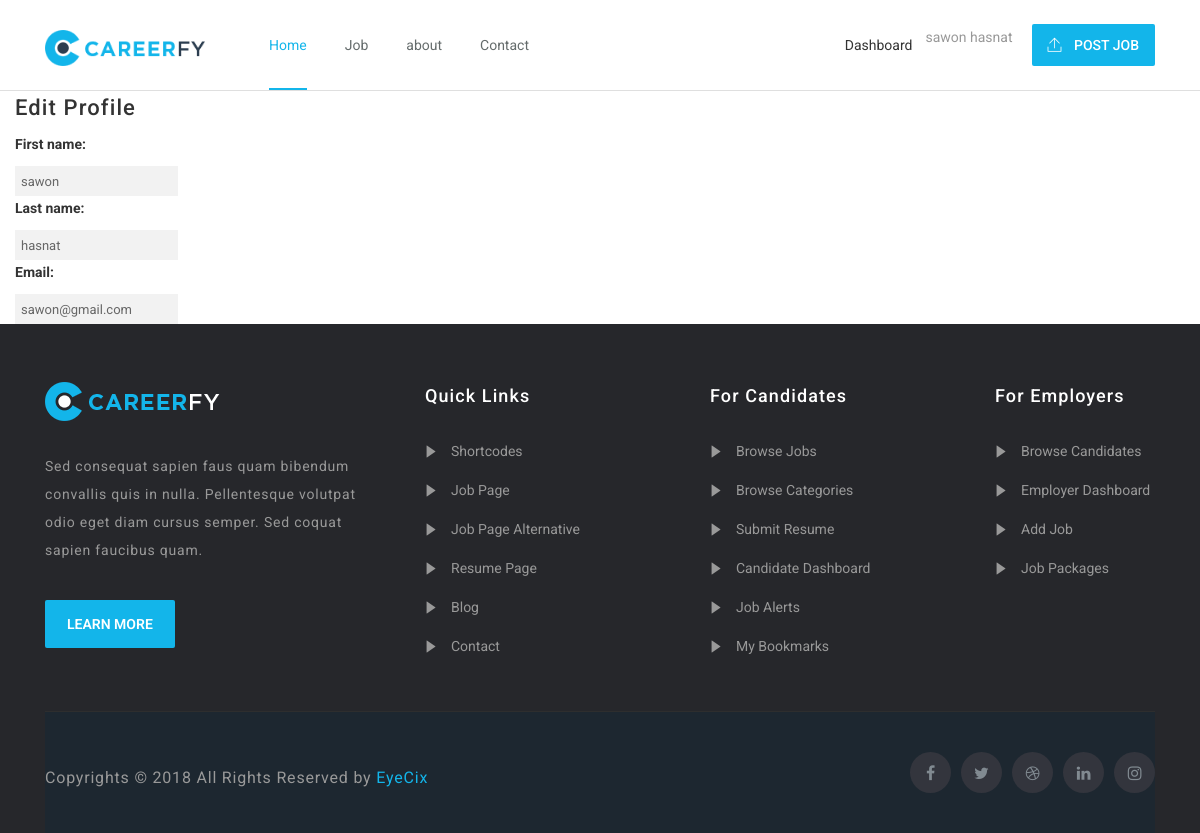
Page /employee/profile/update (signed in) on the earlier database version.
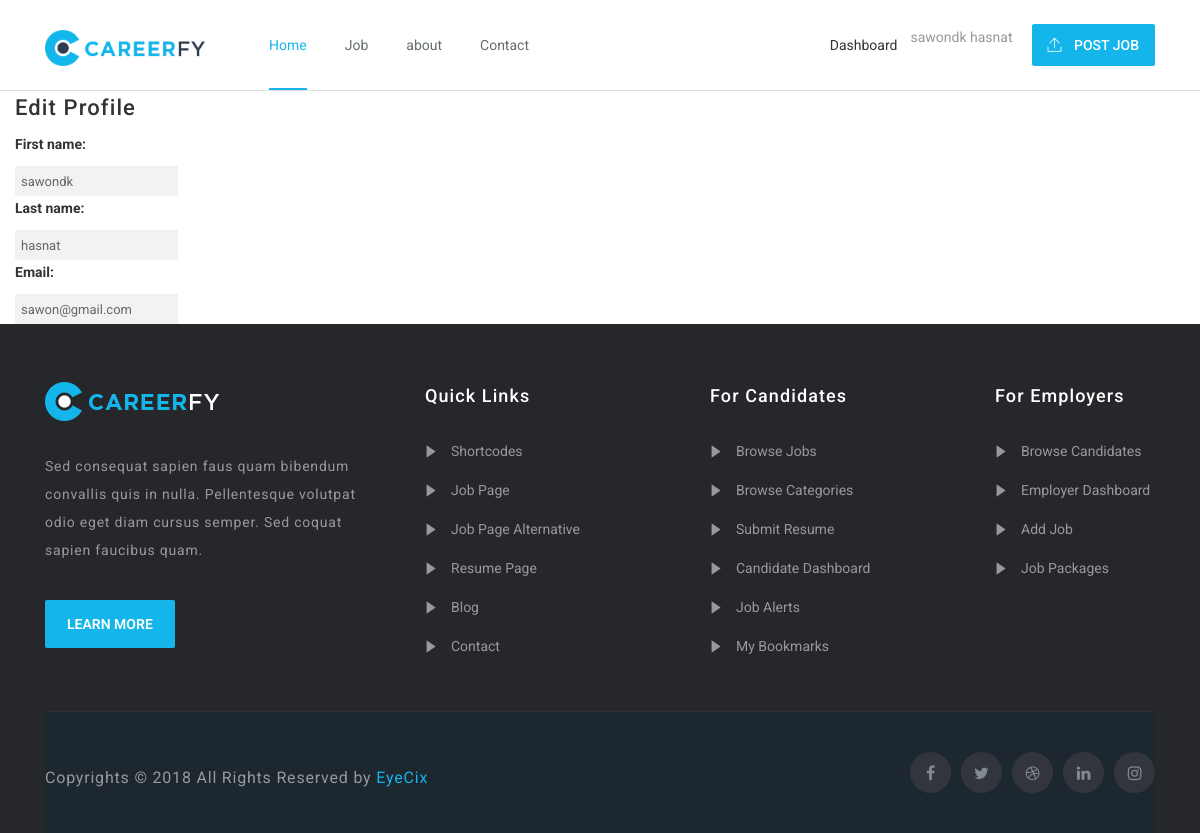
Same page on the later database version.
### account/models.py (models this page shows, shortened)
class User(AbstractUser):
    username = None
    role = models.CharField(max_length=12, error_messages={
        'required': "Role must be provided"
    })
    gender = models.CharField(max_length=10, blank=True, null=True, default="")
    email = models.EmailField(unique=True, blank=False,
                              error_messages={
                                  'unique': "A user with that email already exists.",
                              })
    USERNAME_FIELD = "email"
    REQUIRED_FIELDS = []
    objects = UserManager()

### account/views.py (the view)
# urls.py: path('employee/profile/update', EditProfileView.as_view(), name='employer-profile-update'),
class EditProfileView(UpdateView):
    model = User
    form_class = EmployeeProfileUpdateForm
    context_object_name = 'employee'
    template_name = 'profile/edit-profile.html'
    success_url = reverse_lazy('employer-profile-update')
    @method_decorator(login_required(login_url=reverse_lazy('signin')))
    @method_decorator(user_is_employee)
    def dispatch(self, request, *args, **kwargs):
        return super().dispatch(self.request, *args, **kwargs)
    def get(self, request, *args, **kwargs):
        try:
            self.object = self.get_object()
        except Http404:
            raise Http404("User doesn't exists")
        return self.render_to_response(self.get_context_data())
    def get_object(self, queryset=None):
        obj = self.request.user
        print(obj)
        if obj is None:
            raise Http404("Job doesn't exists")
        return obj

### account/forms.py
class EmployeeProfileUpdateForm(forms.ModelForm):
    def __init__(self, *args, **kwargs):
        super(EmployeeProfileUpdateForm, self).__init__(*args, **kwargs)
        self.fields['first_name'].widget.attrs.update(
            {
                'placeholder': 'Enter First Name',
            }
        )
        self.fields['last_name'].widget.attrs.update(
            {
                'placeholder': 'Enter Last Name',
            }
        )
    class Meta:
        model = User
        fields = ["first_name", "last_name", "email"]

### templates/profile/edit-profile.html (shortened to what this page needs)
{% extends 'base.html' %}
{% load static %}
{% block content %}
    <div class="col-lg-6 offset-3">
        <div class="box">
            <h3 class="heading">Edit Profile</h3>
            <form action="" method="post">
               {{form}}
            </form>
        </div>
    </div>
{% endblock %}

### templates/navbar.html (shortened to what this page needs)
{% load static %}
    <header id="careerfy-header" class="careerfy-header-one">
        <div class="container">
            <div class="row">
                <aside class="col-md-2"> <a href="{% url 'home' %}" class="careerfy-logo"><img src="{% static '' %}images/logo.png" alt=""></a> </aside>
                <aside class="col-md-6">
                    <nav class="careerfy-navigation">
                        <div class="collapse navbar-collapse" id="careerfy-navbar-collapse-1">
                            <ul class="navbar-nav">
                                <li class="active"><a href="{% url 'home' %}">Home</a>
                                </li>
                                <li><a href="{% url 'job' %}">Job</a>
                                </li>
                                <li><a href="#">about</a>
                                </li>
                                <li><a href="contact-us.html">Contact</a></li>
                            </ul>
                        </div>
                  </nav>
                </aside>
                <aside class="col-md-4">
                    <div class="careerfy-right">
                        <ul class="careerfy-user-section ">
                        {% if request.user.is_authenticated and request.user.role == 'employer' %}
                            {% if request.user.role == 'employee' %}
                                {{ request.user.first_name }} {{ request.user.last_name }}
                            {% else %}
                                {{ request.user.first_name }}
                            {% endif %}
                            <li><a class="" href="{% url 'employeerdashboard' %}">Dashboard</a></li>
                        {% elif request.user.is_authenticated and request.user.role == 'employee' %}
                            {% if request.user.role == 'employee' %}
                                {{ request.user.first_name }} {{ request.user.last_name }}
                            {% else %}
                                {{ request.user.first_name }}
                            {% endif %}
                            <li><a class="" href="{% url 'dashboard' %}">Dashboard</a></li>
                        {% else %}
                            <li><a class="careerfy-color careerfy-open-signin-tab" href="{% url 'signup' %}">Register</a></li>
                            <li><a class="careerfy-color careerfy-open-signup-tab" href="{% url 'signin' %}">Sign in</a></li>
                        {% endif %}
                        </ul>
                        <a href="{% url 'employer-jobs-create' %}" class="careerfy-simple-btn careerfy-bgcolor"><span> <i class="careerfy-icon careerfy-arrows-2"></i> Post Job</span></a>
                    </div>
                </aside>
            </div>
        </div>
    </header>

Differences in the rows shown:
changed User "hasnat": user.first_name "sawon" → "sawondk"; first_name "sawon" → "sawondk"
